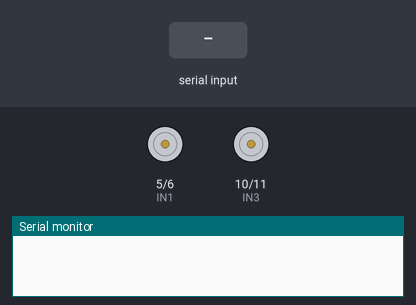
The sketch below on a simulated Arduino Uno, built with avr-gcc and run on an emulated ATmega328P. Parts: motor-driver pin pairs drawn as motors (green arrow = first pin HIGH = forward, orange = second pin HIGH = backward, longer = more drive), the last lines printed to the serial monitor. The inputs (shaded band) are chosen by the test bench.

Above: at 1.2 s.
1.3 s: "*forward" received over Serial
At 2.2 s:
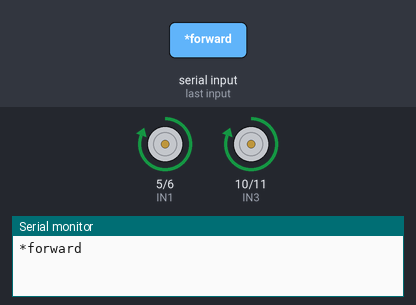
2.8 s: "*left" received over Serial
At 3.5 s:
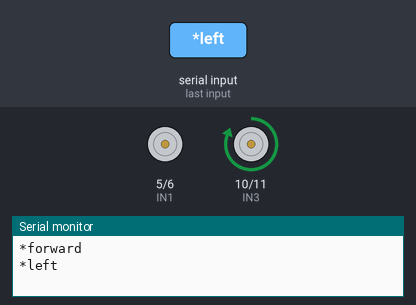
4.3 s: "*right" received over Serial
At 5.0 s:
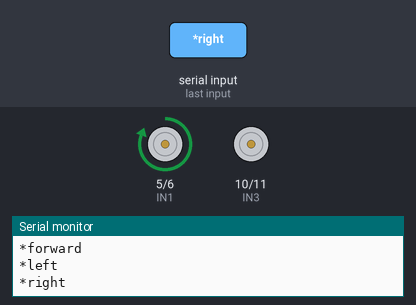
5.8 s: "*backward" received over Serial
At 7.2 s:
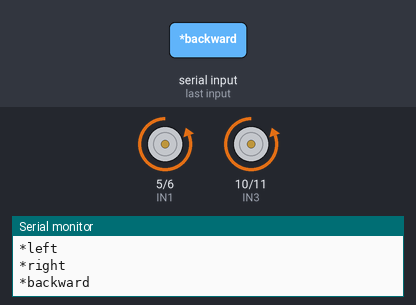
Timing chart, 0 to 8.3 s (numbered marks = the images above; inputs shaded):
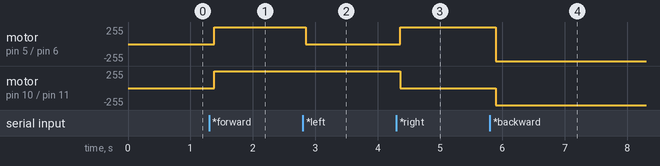

Measured:
- after the input at 1.3 s, motor on pin 5 (IN1) / pin 6 (IN2), motor on pin 10 (IN3) / pin 11 (IN4): stopped → forward 255/255 after 0.08 s
- after the input at 2.8 s, motor on pin 5 (IN1) / pin 6 (IN2): forward 255/255 → stopped after 0.05 s
- after the input at 4.3 s, motor on pin 5 (IN1) / pin 6 (IN2): stopped → forward 255/255 after 0.06 s; motor on pin 10 (IN3) / pin 11 (IN4): forward 255/255 → stopped after 0.06 s
- after the input at 5.8 s, motor on pin 5 (IN1) / pin 6 (IN2): forward 255/255 → backward 255/255 after 0.09 s; motor on pin 10 (IN3) / pin 11 (IN4): stopped → backward 255/255 after 0.09 s

The sketch:

Motor_Run.ino
```cpp
int IN1 = 5;
int IN2 = 6;
int IN3 = 10;
int IN4 = 11;
char state;
String voice;

void setup() {
  // put your setup code here, to run once:

pinMode(IN1, OUTPUT);
pinMode(IN2, OUTPUT);
pinMode(IN3, OUTPUT);
pinMode(IN4, OUTPUT);
Serial.begin(9600);


}

void loop() {
  // put your main code here, to run repeatedly:
while(Serial.available()>0)
{
  delay(10);
  state = Serial.read();

  if (state =='#' )
  {
    break;
    }
   voice += state;
}
   if(voice.length()>0){
    Serial.println(voice);
    if(voice=="*forward"){


        analogWrite(IN1, 255);
        analogWrite(IN2, 0);
        analogWrite(IN3, 255);
        analogWrite(IN4, 0);
   }
   if(voice=="*left"){


        analogWrite(IN1, 0);
        analogWrite(IN2, 0);
        analogWrite(IN3, 255);
        analogWrite(IN4, 0);
   }
   if(voice=="*right"){


        analogWrite(IN1, 255);
        analogWrite(IN2, 0);
        analogWrite(IN3, 0);
        analogWrite(IN4, 0);
   }
   if(voice=="*backward"){


        analogWrite(IN1, 0);
        analogWrite(IN2, 255);
        analogWrite(IN3, 0);
        analogWrite(IN4, 255);
   }
   if(voice=="*stop"){


        analogWrite(IN1, 0);
        analogWrite(IN2, 0);
        analogWrite(IN3, 0);
        analogWrite(IN4, 0);
   }
   voice="";
  }
}
```
